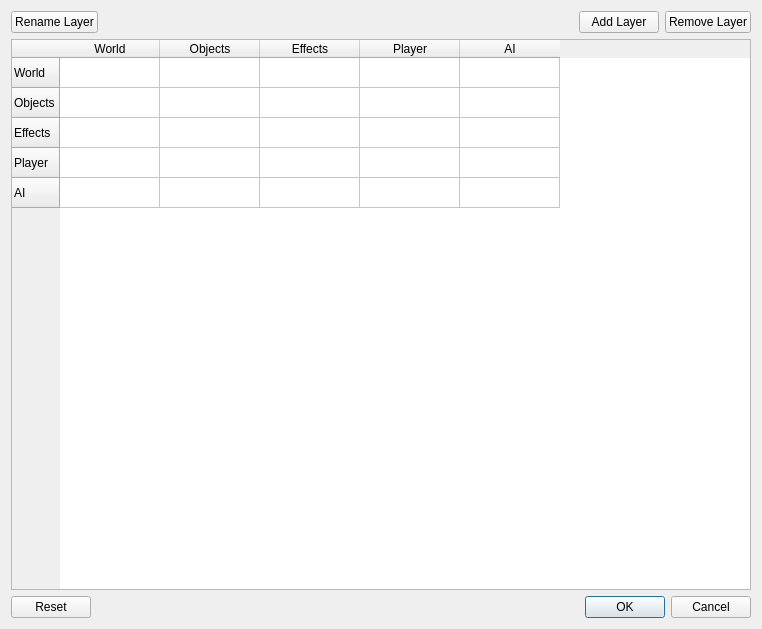
<?xml version="1.0" encoding="UTF-8"?>
<ui version="4.0">
 <class>PhysXProjectSettingsDlg</class>
 <widget class="QDialog" name="PhysXProjectSettingsDlg">
  <property name="geometry">
   <rect>
    <x>0</x>
    <y>0</y>
    <width>762</width>
    <height>629</height>
   </rect>
  </property>
  <property name="windowTitle">
   <string>PhysX Project Settings</string>
  </property>
  <property name="windowIcon">
   <iconset resource="../../../Code/Tools/GuiFoundation/QtResources/resources.qrc">
    <normaloff>:/GuiFoundation/Icons/ezEditor16.png</normaloff>:/GuiFoundation/Icons/ezEditor16.png</iconset>
  </property>
  <layout class="QVBoxLayout" name="verticalLayout">
   <item>
    <layout class="QHBoxLayout" name="horizontalLayout">
     <item>
      <widget class="QPushButton" name="ButtonRenameLayer">
       <property name="text">
        <string>Rename Layer</string>
       </property>
      </widget>
     </item>
     <item>
      <spacer name="horizontalSpacer">
       <property name="orientation">
        <enum>Qt::Horizontal</enum>
       </property>
       <property name="sizeHint" stdset="0">
        <size>
         <width>40</width>
         <height>20</height>
        </size>
       </property>
      </spacer>
     </item>
     <item>
      <widget class="QPushButton" name="ButtonAddLayer">
       <property name="text">
        <string>Add Layer</string>
       </property>
      </widget>
     </item>
     <item>
      <widget class="QPushButton" name="ButtonRemoveLayer">
       <property name="text">
        <string>Remove Layer</string>
       </property>
      </widget>
     </item>
    </layout>
   </item>
   <item>
    <widget class="QTableWidget" name="FilterTable">
     <property name="editTriggers">
      <set>QAbstractItemView::NoEditTriggers</set>
     </property>
     <property name="alternatingRowColors">
      <bool>false</bool>
     </property>
     <property name="selectionMode">
      <enum>QAbstractItemView::SingleSelection</enum>
     </property>
     <property name="selectionBehavior">
      <enum>QAbstractItemView::SelectRows</enum>
     </property>
     <property name="verticalScrollMode">
      <enum>QAbstractItemView::ScrollPerPixel</enum>
     </property>
     <property name="horizontalScrollMode">
      <enum>QAbstractItemView::ScrollPerPixel</enum>
     </property>
     <property name="showGrid">
      <bool>true</bool>
     </property>
     <property name="cornerButtonEnabled">
      <bool>false</bool>
     </property>
     <attribute name="horizontalHeaderCascadingSectionResizes">
      <bool>false</bool>
     </attribute>
     <attribute name="horizontalHeaderStretchLastSection">
      <bool>false</bool>
     </attribute>
     <row>
      <property name="text">
       <string>World</string>
      </property>
     </row>
     <row>
      <property name="text">
       <string>Objects</string>
      </property>
     </row>
     <row>
      <property name="text">
       <string>Effects</string>
      </property>
     </row>
     <row>
      <property name="text">
       <string>Player</string>
      </property>
     </row>
     <row>
      <property name="text">
       <string>AI</string>
      </property>
     </row>
     <column>
      <property name="text">
       <string>World</string>
      </property>
     </column>
     <column>
      <property name="text">
       <string>Objects</string>
      </property>
     </column>
     <column>
      <property name="text">
       <string>Effects</string>
      </property>
     </column>
     <column>
      <property name="text">
       <string>Player</string>
      </property>
     </column>
     <column>
      <property name="text">
       <string>AI</string>
      </property>
     </column>
    </widget>
   </item>
   <item>
    <widget class="QDialogButtonBox" name="DefaultButtons">
     <property name="orientation">
      <enum>Qt::Horizontal</enum>
     </property>
     <property name="standardButtons">
      <set>QDialogButtonBox::Cancel|QDialogButtonBox::Ok|QDialogButtonBox::Reset</set>
     </property>
     <property name="centerButtons">
      <bool>false</bool>
     </property>
    </widget>
   </item>
  </layout>
 </widget>
 <resources>
  <include location="../../../Code/Tools/GuiFoundation/QtResources/resources.qrc"/>
  <include location="../QtResources/resources.qrc"/>
 </resources>
 <connections/>
</ui>
